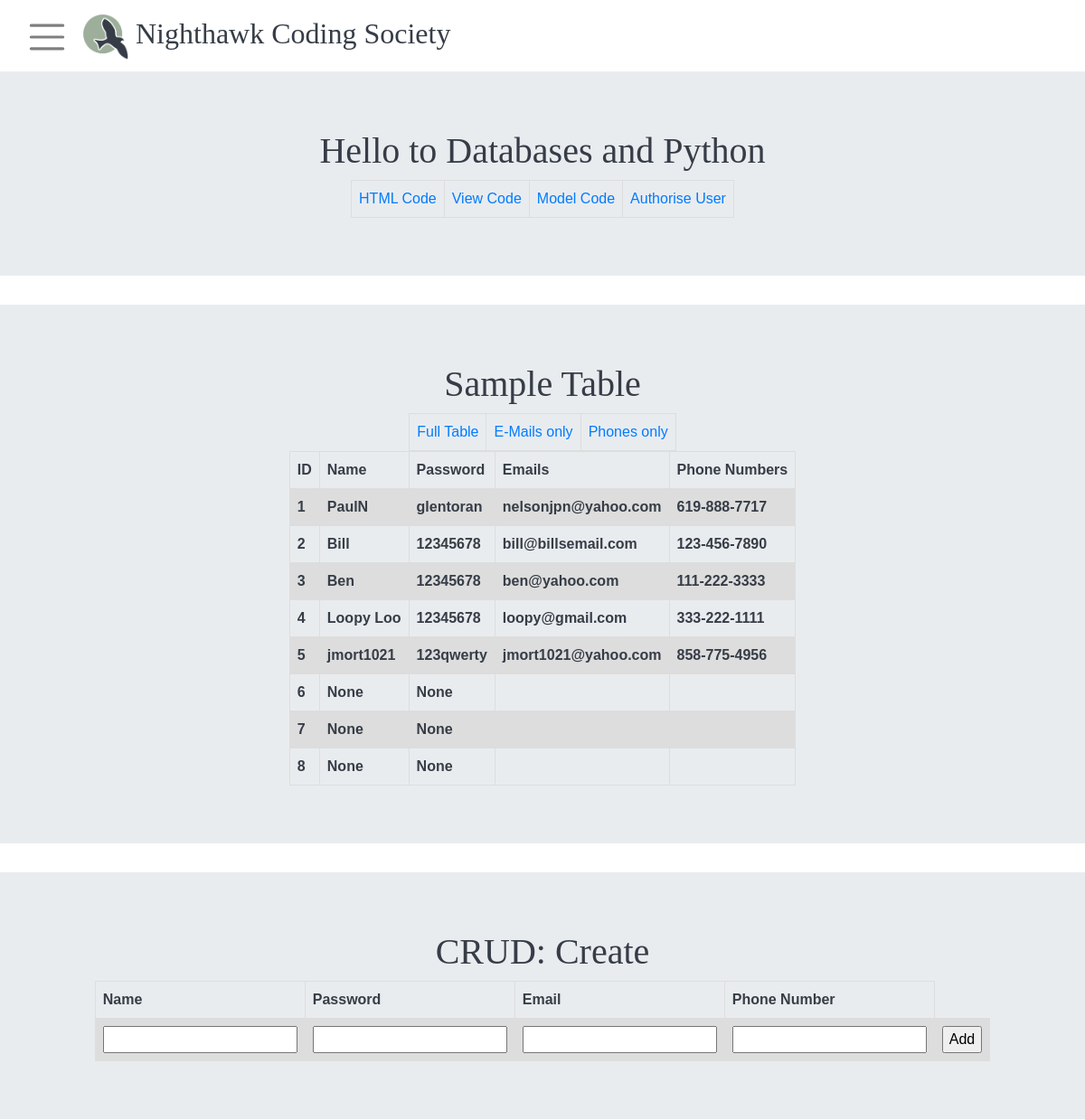
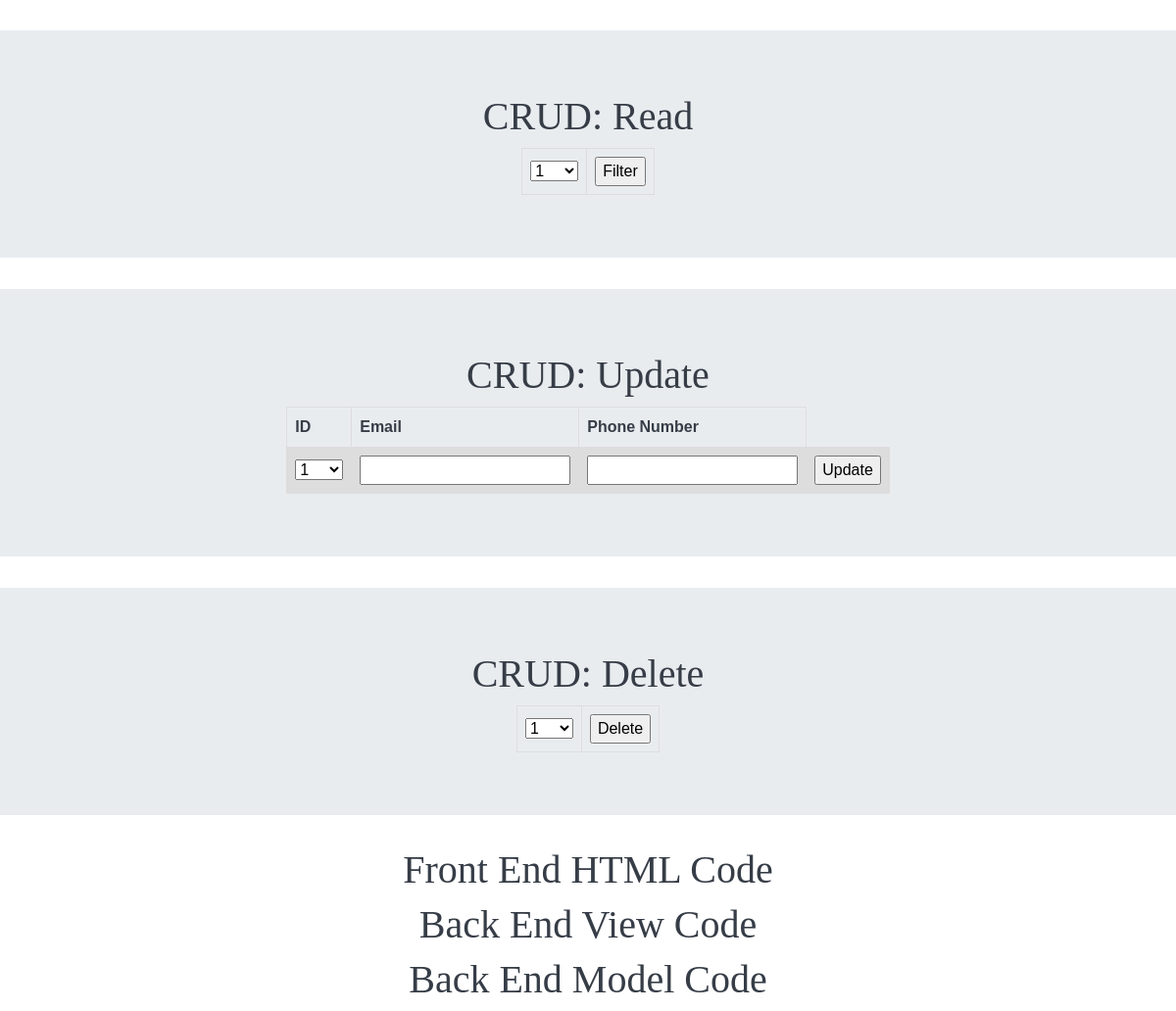
Screenshot of /pythondb/ with the database file from the repository (2 pictures, top to bottom).
### models/__init__.py (models this page shows)
class Users(db.Model):
    UserID = db.Column(db.Integer, primary_key=True)
    username = db.Column(db.String(255), unique=True, nullable=False)
    password = db.Column(db.String(255), unique=True, nullable=False)

class Emails(db.Model):
    UserID = db.Column(db.Integer, primary_key=True)
    email_address = db.Column(db.String(255), unique=True, nullable=False)

class PhoneNumbers(db.Model):
    UserID = db.Column(db.Integer, primary_key=True)
    phone_number = db.Column(db.String(255), unique=True, nullable=False)

### views/pythondb/view.py (the view)
@pythondb_bp.route('/')
def databases():
    records = []
    users = Users.query.all()
    for user in users:
        user_dict = {'id': user.UserID, 'name': user.username, 'password': user.password}
        email = Emails.query.filter_by(UserID=user.UserID).first()
        if email:
            user_dict['emails'] = email.email_address
        pn = PhoneNumbers.query.filter_by(UserID=user.UserID).first()
        if pn:
            user_dict['phone_numbers'] = pn.phone_number
        records.append(user_dict)
    return render_template("pythondb/index.html", table=records, menus=menus)

### views/pythondb/templates/pythondb/index.html (shortened to what this page needs)
<!DOCTYPE html>
{% extends "homesite/base.html" %}
{% block content %}
    <div class="jumbotron jumbotron-fluid" style="height: 50%; ">
        <div class="row justify-content-center">
            <div class="col-10" style="text-align: center;">
                <h1>Hello to Databases and Python</h1>
                <table id="links">
                    <tr>
                        <td><a href=#FE-HTML>HTML Code</a></td>
                        <td><a href=#BE-VIEW>View Code</a></td>
                        <td><a href=#BE-MODEL>Model Code</a></td>
                        <td><a href={{url_for('.login')}}>Authorise User</a></td>
                    </tr>
                </table>
            </div>
        </div>
    </div>
    <div class="jumbotron jumbotron-fluid" style="height: 50%; ">
        <div class="row justify-content-center">
            <div class="col-10" style="text-align: center;">
                <h1>Sample Table</h1>
            </div>
        </div>
        <div class="row courses-buttons justify-content-center">
            <table id="links">
            <tr>
                <td><a href={{url_for('.databases')}}>Full Table </a></td>
                <td><a href={{url_for('.emails')}}>E-Mails only</a></td>
                <td><a href={{url_for('.phones')}}>Phones only</a></td>
            </tr>
            </table>
        </div>
        <table>
            <tr>
                <th>ID</th>
                <th>Name</th>
                <th>Password</th>
                <th>Emails</th>
                <th>Phone Numbers</th>
            </tr>
            {% for row in table %}
                <tr>
                    <th>{{ row['id'] }}</th>
                    <th>{{ row['name'] }}</th>
                    <th>{{ row['password'] }}</th>
                    <th>{{ row['emails'] }}</th>
                    <th>{{ row['phone_numbers'] }}</th>
                </tr>
            {% endfor %}
        </table>
    </div>
    <div class="jumbotron jumbotron-fluid" style="height: 50%; ">
        <div class="row justify-content-center">
            <div class="col-10" style="text-align: center;">
                <h1>CRUD: Create</h1>
            </div>
        </div>
        <div class="row courses-buttons justify-content-center">
            <form method="POST" ID="myForm" action={{url_for('.create')}} >
                <table>
                    <tr>
                        <th>Name</th>
                        <th>Password</th>
                        <th>Email</th>
                        <th>Phone Number</th>
                    </tr>
                    <tr>
                        <th><input type="text" name="username"></th>
                        <th><input type="text" name="password"></th>
                        <th><input type="text" name="email"></th>
                        <th><input type="text" name="phone_number"></th>
                        <th><input type="submit" value="Add"></th>
                    </tr>
                </table>
            </form>
        </div>
    </div>
    <div class="jumbotron jumbotron-fluid" style="height: 50%; ">
        <div class="row justify-content-center">
            <div class="col-10" style="text-align: center;">
                <h1>CRUD: Read</h1>
            </div>
        </div>
        <div class="row courses-buttons justify-content-center">
            <form method="POST" ID="myForm" action={{url_for('.read')}} >
                <table id="links">
                    <tr><td><select name="ID">
                        <optgroup label="userid">
                            {%  for row in table: %}
                                <option label="{{ row['id'] }}">{{ row['id'] }}</option>
                            {% endfor %}
                        </optgroup>
                    </select></td>
                        <td><input type="submit" value="Filter"></td>
                    </tr>
                </table>
            </form>
        </div>
    </div>
    <div class="jumbotron jumbotron-fluid" style="height: 50%; ">
        <div class="row justify-content-center">
            <div class="col-10" style="text-align: center;">
                <h1>CRUD: Update</h1>
            </div>
        </div>
        <div class="row courses-buttons justify-content-center">
            <form method="POST" ID="myForm" action={{url_for('.update')}} >
                <table id="links">
                    <tr>
                        <th>ID</th>
                        <th>Email</th>
                        <th>Phone Number</th>
                    </tr>
                    <tr>
                        <td>
                        <select name="ID">
                            <optgroup label="userid">
                                {%  for row in table: %}
                                    <option label="{{ row['id'] }}">{{ row['id'] }}</option>
                                {% endfor %}
                            </optgroup>
                        </select>
                        </td>
                        <th><input type="text" name="email"></th>
                        <th><input type="text" name="phone_number"></th>
                        <th><input type="submit" value="Update"></th>
                    </tr>
                </table>
            </form>
        </div>
    </div>
    <div class="jumbotron jumbotron-fluid" style="height: 50%; ">
        <div class="row justify-content-center">
            <div class="col-10" style="text-align: center;">
                <h1>CRUD: Delete</h1>
            </div>
        </div>
        <div class="row courses-buttons justify-content-center">
            <form method="POST" ID="myForm" action={{url_for('.delete')}} >
                <table id="links">
                    <tr><td><select name="ID">
                        <optgroup label="userid">
                            {%  for row in table: %}
                                <option label="{{ row['id'] }}">{{ row['id'] }}</option>
                            {% endfor %}
                        </optgroup>
                    </select>
                    </td><td><input type="submit" value="Delete"></td></tr>
                </table>
            </form>
        </div>
    </div>
    <div align="center" >
        <h1 id="FE-HTML">Front End HTML Code</h1>
    </div>
    <div align="center" >
        <h1 id="BE-VIEW">Back End View Code</h1>
    </div>
    <div align="center" >
        <h1 id="BE-MODEL">Back End Model Code</h1>
    </div>
{% endblock %}

### templates/homesite/base.html (shortened to what this page needs)
<!DOCTYPE html>
<html lang="en">
<head>
    <link rel='stylesheet' href="/static/styles/base.css">
    <link rel="stylesheet" href="https://maxcdn.bootstrapcdn.com/bootstrap/4.0.0/css/bootstrap.min.css">
    <link rel="stylesheet" href="https://cdnjs.cloudflare.com/ajax/libs/font-awesome/4.7.0/css/font-awesome.min.css">
</head>
<body style="font-family: gilroyLIGHT; color: var(--gray);" >
    <nav class="navbar navbar-light navbar-1 white">
        <div>
            <button class="navbar-toggler" type="button" data-toggle="collapse" data-target="#navbarSupportedContent15"
              aria-controls="navbarSupportedContent15" aria-expanded="false" aria-label="Toggle navigation" style="font-size: xx-large; border: 0em;"><span class="navbar-toggler-icon"></span>
            </button>
            <a class="navbar-brand" href="/" style="font-family: gilroyXB; font-size: xx-large; color: var(--gray);">
                <img src="/static/assets/finalncslogo.png" width="50" height="50" class="d-inline-block align-center" alt="">
                Nighthawk Coding Society
            </a>
        </div>
    </nav>
    {% block content %}
    {% endblock %}
</body>
</html>

### views/pythondb/templates/pythondb/index.html (style rules this page uses)
table { font-family: arial, sans-serif; border-collapse: collapse; margin-left: auto; margin-right: auto; }
td, th { border: 1px solid #dddddd; text-align: left; padding: 8px; }
tr:nth-child(even) { background-color: #dddddd; }

### templates/homesite/base.html (style rules this page uses)
html { scroll-behavior: smooth; }
:root { --yellow: #f1d483; --green: #9daf9b; --purple: #a59aaf; --lblue: #6084a3; --dblue: #2b425b; --gray: #363d47; }
.row { margin: auto; }
body { animation: fadein 2s; -moz-animation: fadein 2s; -webkit-animation: fadein 2s; -o-animation: fadein 2s; }

### rows the page displays
Users: name "PaulN", password "glentoran"
Emails: emails "nelsonjpn@yahoo.com"
PhoneNumbers: phone_numbers "619-888-7717"
Users: name "Bill", password "12345678"
Emails: emails "bill@billsemail.com"
PhoneNumbers: phone_numbers "123-456-7890"
Users: name "Ben", password "12345678"
Emails: emails "ben@yahoo.com"
PhoneNumbers: phone_numbers "111-222-3333"
Users: name "Loopy Loo", password "12345678"
Emails: emails "loopy@gmail.com"
PhoneNumbers: phone_numbers "333-222-1111"
Users: name "jmort1021", password "123qwerty"
Emails: emails "jmort1021@yahoo.com"
PhoneNumbers: phone_numbers "858-775-4956"

### other values shown
{{ row['id'] }} "1" "2" "3" "4" "5" "6" "7" "8"
{{ row['name'] }} "None" "None" "None"
{{ row['password'] }} "None" "None" "None"
form field ID "1"
